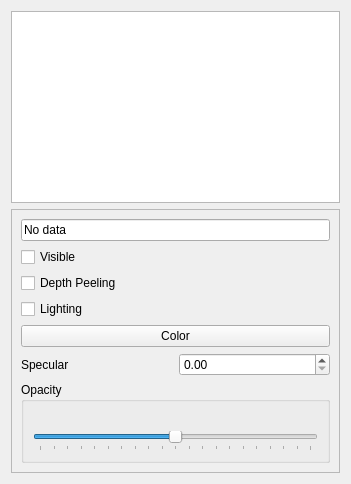
<?xml version="1.0" encoding="UTF-8"?>
<ui version="4.0">
 <class>PolyDataForm</class>
 <widget class="QWidget" name="PolyDataForm">
  <property name="geometry">
   <rect>
    <x>0</x>
    <y>0</y>
    <width>351</width>
    <height>468</height>
   </rect>
  </property>
  <property name="windowTitle">
   <string>Form</string>
  </property>
  <layout class="QVBoxLayout" name="verticalLayout_2">
   <item>
    <widget class="QListWidget" name="dataList">
     <property name="sizePolicy">
      <sizepolicy hsizetype="MinimumExpanding" vsizetype="MinimumExpanding">
       <horstretch>0</horstretch>
       <verstretch>0</verstretch>
      </sizepolicy>
     </property>
     <property name="layoutMode">
      <enum>QListView::SinglePass</enum>
     </property>
     <property name="sortingEnabled">
      <bool>false</bool>
     </property>
    </widget>
   </item>
   <item>
    <widget class="QFrame" name="optionsFrame">
     <property name="enabled">
      <bool>true</bool>
     </property>
     <property name="sizePolicy">
      <sizepolicy hsizetype="Preferred" vsizetype="Fixed">
       <horstretch>0</horstretch>
       <verstretch>0</verstretch>
      </sizepolicy>
     </property>
     <property name="frameShape">
      <enum>QFrame::StyledPanel</enum>
     </property>
     <property name="frameShadow">
      <enum>QFrame::Raised</enum>
     </property>
     <layout class="QVBoxLayout" name="verticalLayout">
      <item>
       <widget class="QLineEdit" name="dataSetName">
        <property name="text">
         <string>No data</string>
        </property>
        <property name="readOnly">
         <bool>true</bool>
        </property>
       </widget>
      </item>
      <item>
       <widget class="QCheckBox" name="visibleCheckBox">
        <property name="text">
         <string>Visible</string>
        </property>
       </widget>
      </item>
      <item>
       <widget class="QCheckBox" name="depthPeelingCheckBox">
        <property name="text">
         <string>Depth Peeling</string>
        </property>
       </widget>
      </item>
      <item>
       <widget class="QCheckBox" name="lightingCheckBox">
        <property name="text">
         <string>Lighting</string>
        </property>
       </widget>
      </item>
      <item>
       <widget class="QPushButton" name="colorButton">
        <property name="text">
         <string>Color</string>
        </property>
       </widget>
      </item>
      <item>
       <layout class="QHBoxLayout" name="horizontalLayout_2">
        <item>
         <widget class="QLabel" name="label_9">
          <property name="text">
           <string>Specular</string>
          </property>
         </widget>
        </item>
        <item>
         <widget class="QDoubleSpinBox" name="inputSpecular">
          <property name="maximum">
           <double>1.000000000000000</double>
          </property>
          <property name="singleStep">
           <double>0.050000000000000</double>
          </property>
          <property name="value">
           <double>0.000000000000000</double>
          </property>
         </widget>
        </item>
       </layout>
      </item>
      <item>
       <layout class="QHBoxLayout" name="horizontalLayout"/>
      </item>
      <item>
       <widget class="QGroupBox" name="groupBox">
        <property name="title">
         <string>Opacity</string>
        </property>
        <layout class="QVBoxLayout" name="verticalLayout_3">
         <item>
          <widget class="QLabel" name="opacityLabel">
           <property name="text">
            <string/>
           </property>
           <property name="scaledContents">
            <bool>true</bool>
           </property>
           <property name="alignment">
            <set>Qt::AlignCenter</set>
           </property>
           <property name="openExternalLinks">
            <bool>false</bool>
           </property>
          </widget>
         </item>
         <item>
          <widget class="QSlider" name="opacitySlider">
           <property name="minimum">
            <number>0</number>
           </property>
           <property name="maximum">
            <number>100</number>
           </property>
           <property name="singleStep">
            <number>2</number>
           </property>
           <property name="value">
            <number>50</number>
           </property>
           <property name="orientation">
            <enum>Qt::Horizontal</enum>
           </property>
           <property name="tickPosition">
            <enum>QSlider::TicksBelow</enum>
           </property>
           <property name="tickInterval">
            <number>5</number>
           </property>
          </widget>
         </item>
        </layout>
       </widget>
      </item>
     </layout>
    </widget>
   </item>
  </layout>
 </widget>
 <resources/>
 <connections/>
</ui>
